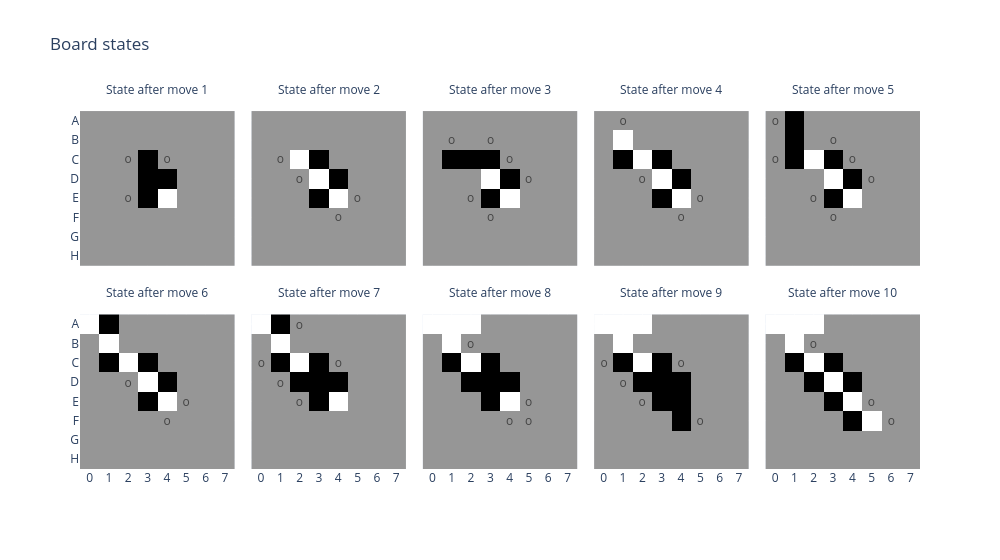

Write notebook code for a chart like this one.
### Markdown cell above
Let's use the same function to plot the first 10 board states, and check that the predictions shown above make sense given the board state at that time. We'll use a helper method `OthelloBoardState` to track the board state after each move.

### Code cell
board_states = t.zeros((10, 8, 8), dtype=t.int32)
legal_moves = t.zeros((10, 8, 8), dtype=t.int32)

board = utils.OthelloBoardState()
for i, token_id in enumerate(sample_input.squeeze()):
    # board.umpire takes a square index (i.e. from 0 to 63) and makes a move on the board
    board.umpire(utils.id_to_square(token_id))

    # board.state gives us the 8x8 numpy array of 0 (blank), -1 (black), 1 (white)
    board_states[i] = t.from_numpy(board.state)

    # board.get_valid_moves() gives us a list of the indices of squares that are legal to play next
    legal_moves[i].flatten()[board.get_valid_moves()] = 1

# Turn `legal_moves` into strings, with "o" where the move is legal and empty string where illegal
legal_moves_annotation = np.where(to_numpy(legal_moves), "o", "").tolist()

utils.plot_board_values(
    board_states,
    title="Board states",
    width=1000,
    boards_per_row=5,
    board_titles=[f"State after move {i}" for i in range(1, 11)],
    text=legal_moves_annotation,
)

### Figure 1 — Plotly figure (JSON) as saved in the notebook; plotly's stock layout.template omitted (floating-point values rounded to 4 significant figures)
{"data": [{"coloraxis": "coloraxis", "hovertemplate": "x: %{x}<br>y: %{y}<br>color: %{z}<extra></extra>", "name": "0", "text": [["", "", "", "", "", "", "", ""], ["", "", "", "", "", "", "", ""], ["", "", "o", "", "o", "", "", ""], ["", "", "", "", "", "", "", ""], ["", "", "o", "", "", "", "", ""], ["", "", "", "", "", "", "", ""], ["", "", "", "", "", "", "", ""], ["", "", "", "", "", "", "", ""]], "textfont": {"size": 12}, "texttemplate": "%{text}", "type": "heatmap", "x": ["0", "1", "2", "3", "4", "5", "6", "7"], "xaxis": "x6", "y": ["A", "B", "C", "D", "E", "F", "G", "H"], "yaxis": "y6", "z": [[0, 0, 0, 0, 0, 0, 0, 0], [0, 0, 0, 0, 0, 0, 0, 0], [0, 0, 0, 1, 0, 0, 0, 0], [0, 0, 0, 1, 1, 0, 0, 0], [0, 0, 0, 1, -1, 0, 0, 0], [0, 0, 0, 0, 0, 0, 0, 0], [0, 0, 0, 0, 0, 0, 0, 0], [0, 0, 0, 0, 0, 0, 0, 0]]}, {"coloraxis": "coloraxis", "hovertemplate": "x: %{x}<br>y: %{y}<br>color: %{z}<extra></extra>", "name": "1", "text": [["", "", "", "", "", "", "", ""], ["", "", "", "", "", "", "", ""], ["", "o", "", "", "", "", "", ""], ["", "", "o", "", "", "", "", ""], ["", "", "", "", "", "o", "", ""], ["", "", "", "", "o", "", "", ""], ["", "", "", "", "", "", "", ""], ["", "", "", "", "", "", "", ""]], "textfont": {"size": 12}, "texttemplate": "%{text}", "type": "heatmap", "x": ["0", "1", "2", "3", "4", "5", "6", "7"], "xaxis": "x7", "y": ["A", "B", "C", "D", "E", "F", "G", "H"], "yaxis": "y7", "z": [[0, 0, 0, 0, 0, 0, 0, 0], [0, 0, 0, 0, 0, 0, 0, 0], [0, 0, -1, 1, 0, 0, 0, 0], [0, 0, 0, -1, 1, 0, 0, 0], [0, 0, 0, 1, -1, 0, 0, 0], [0, 0, 0, 0, 0, 0, 0, 0], [0, 0, 0, 0, 0, 0, 0, 0], [0, 0, 0, 0, 0, 0, 0, 0]]}, {"coloraxis": "coloraxis", "hovertemplate": "x: %{x}<br>y: %{y}<br>color: %{z}<extra></extra>", "name": "2", "text": [["", "", "", "", "", "", "", ""], ["", "o", "", "o", "", "", "", ""], ["", "", "", "", "o", "", "", ""], ["", "", "", "", "", "o", "", ""], ["", "", "o", "", "", "", "", ""], ["", "", "", "o", "", "", "", ""], ["", "", "", "", "", "", "", ""], ["", "", "", "", "", "", "", ""]], "textfont": {"size": 12}, "texttemplate": "%{text}", "type": "heatmap", "x": ["0", "1", "2", "3", "4", "5", "6", "7"], "xaxis": "x8", "y": ["A", "B", "C", "D", "E", "F", "G", "H"], "yaxis": "y8", "z": [[0, 0, 0, 0, 0, 0, 0, 0], [0, 0, 0, 0, 0, 0, 0, 0], [0, 1, 1, 1, 0, 0, 0, 0], [0, 0, 0, -1, 1, 0, 0, 0], [0, 0, 0, 1, -1, 0, 0, 0], [0, 0, 0, 0, 0, 0, 0, 0], [0, 0, 0, 0, 0, 0, 0, 0], [0, 0, 0, 0, 0, 0, 0, 0]]}, {"coloraxis": "coloraxis", "hovertemplate": "x: %{x}<br>y: %{y}<br>color: %{z}<extra></extra>", "name": "3", "text": [["", "o", "", "", "", "", "", ""], ["", "", "", "", "", "", "", ""], ["", "", "", "", "", "", "", ""], ["", "", "o", "", "", "", "", ""], ["", "", "", "", "", "o", "", ""], ["", "", "", "", "o", "", "", ""], ["", "", "", "", "", "", "", ""], ["", "", "", "", "", "", "", ""]], "textfont": {"size": 12}, "texttemplate": "%{text}", "type": "heatmap", "x": ["0", "1", "2", "3", "4", "5", "6", "7"], "xaxis": "x9", "y": ["A", "B", "C", "D", "E", "F", "G", "H"], "yaxis": "y9", "z": [[0, 0, 0, 0, 0, 0, 0, 0], [0, -1, 0, 0, 0, 0, 0, 0], [0, 1, -1, 1, 0, 0, 0, 0], [0, 0, 0, -1, 1, 0, 0, 0], [0, 0, 0, 1, -1, 0, 0, 0], [0, 0, 0, 0, 0, 0, 0, 0], [0, 0, 0, 0, 0, 0, 0, 0], [0, 0, 0, 0, 0, 0, 0, 0]]}, {"coloraxis": "coloraxis", "hovertemplate": "x: %{x}<br>y: %{y}<br>color: %{z}<extra></extra>", "name": "4", "text": [["o", "", "", "", "", "", "", ""], ["", "", "", "o", "", "", "", ""], ["o", "", "", "", "o", "", "", ""], ["", "", "", "", "", "o", "", ""], ["", "", "o", "", "", "", "", ""], ["", "", "", "o", "", "", "", ""], ["", "", "", "", "", "", "", ""], ["", "", "", "", "", "", "", ""]], "textfont": {"size": 12}, "texttemplate": "%{text}", "type": "heatmap", "x": ["0", "1", "2", "3", "4", "5", "6", "7"], "xaxis": "x10", "y": ["A", "B", "C", "D", "E", "F", "G", "H"], "yaxis": "y10", "z": [[0, 1, 0, 0, 0, 0, 0, 0], [0, 1, 0, 0, 0, 0, 0, 0], [0, 1, -1, 1, 0, 0, 0, 0], [0, 0, 0, -1, 1, 0, 0, 0], [0, 0, 0, 1, -1, 0, 0, 0], [0, 0, 0, 0, 0, 0, 0, 0], [0, 0, 0, 0, 0, 0, 0, 0], [0, 0, 0, 0, 0, 0, 0, 0]]}, {"coloraxis": "coloraxis", "hovertemplate": "x: %{x}<br>y: %{y}<br>color: %{z}<extra></extra>", "name": "5", "text": [["", "", "", "", "", "", "", ""], ["", "", "", "", "", "", "", ""], ["", "", "", "", "", "", "", ""], ["", "", "o", "", "", "", "", ""], ["", "", "", "", "", "o", "", ""], ["", "", "", "", "o", "", "", ""], ["", "", "", "", "", "", "", ""], ["", "", "", "", "", "", "", ""]], "textfont": {"size": 12}, "texttemplate": "%{text}", "type": "heatmap", "x": ["0", "1", "2", "3", "4", "5", "6", "7"], "xaxis": "x", "y": ["A", "B", "C", "D", "E", "F", "G", "H"], "yaxis": "y", "z": [[-1, 1, 0, 0, 0, 0, 0, 0], [0, -1, 0, 0, 0, 0, 0, 0], [0, 1, -1, 1, 0, 0, 0, 0], [0, 0, 0, -1, 1, 0, 0, 0], [0, 0, 0, 1, -1, 0, 0, 0], [0, 0, 0, 0, 0, 0, 0, 0], [0, 0, 0, 0, 0, 0, 0, 0], [0, 0, 0, 0, 0, 0, 0, 0]]}, {"coloraxis": "coloraxis", "hovertemplate": "x: %{x}<br>y: %{y}<br>color: %{z}<extra></extra>", "name": "6", "text": [["", "", "o", "", "", "", "", ""], ["", "", "", "", "", "", "", ""], ["o", "", "", "", "o", "", "", ""], ["", "o", "", "", "", "", "", ""], ["", "", "o", "", "", "", "", ""], ["", "", "", "", "", "", "", ""], ["", "", "", "", "", "", "", ""], ["", "", "", "", "", "", "", ""]], "textfont": {"size": 12}, "texttemplate": "%{text}", "type": "heatmap", "x": ["0", "1", "2", "3", "4", "5", "6", "7"], "xaxis": "x2", "y": ["A", "B", "C", "D", "E", "F", "G", "H"], "yaxis": "y2", "z": [[-1, 1, 0, 0, 0, 0, 0, 0], [0, -1, 0, 0, 0, 0, 0, 0], [0, 1, -1, 1, 0, 0, 0, 0], [0, 0, 1, 1, 1, 0, 0, 0], [0, 0, 0, 1, -1, 0, 0, 0], [0, 0, 0, 0, 0, 0, 0, 0], [0, 0, 0, 0, 0, 0, 0, 0], [0, 0, 0, 0, 0, 0, 0, 0]]}, {"coloraxis": "coloraxis", "hovertemplate": "x: %{x}<br>y: %{y}<br>color: %{z}<extra></extra>", "name": "7", "text": [["", "", "", "", "", "", "", ""], ["", "", "o", "", "", "", "", ""], ["", "", "", "", "", "", "", ""], ["", "", "", "", "", "", "", ""], ["", "", "", "", "", "o", "", ""], ["", "", "", "", "o", "o", "", ""], ["", "", "", "", "", "", "", ""], ["", "", "", "", "", "", "", ""]], "textfont": {"size": 12}, "texttemplate": "%{text}", "type": "heatmap", "x": ["0", "1", "2", "3", "4", "5", "6", "7"], "xaxis": "x3", "y": ["A", "B", "C", "D", "E", "F", "G", "H"], "yaxis": "y3", "z": [[-1, -1, -1, 0, 0, 0, 0, 0], [0, -1, 0, 0, 0, 0, 0, 0], [0, 1, -1, 1, 0, 0, 0, 0], [0, 0, 1, 1, 1, 0, 0, 0], [0, 0, 0, 1, -1, 0, 0, 0], [0, 0, 0, 0, 0, 0, 0, 0], [0, 0, 0, 0, 0, 0, 0, 0], [0, 0, 0, 0, 0, 0, 0, 0]]}, {"coloraxis": "coloraxis", "hovertemplate": "x: %{x}<br>y: %{y}<br>color: %{z}<extra></extra>", "name": "8", "text": [["", "", "", "", "", "", "", ""], ["", "", "", "", "", "", "", ""], ["o", "", "", "", "o", "", "", ""], ["", "o", "", "", "", "", "", ""], ["", "", "o", "", "", "", "", ""], ["", "", "", "", "", "o", "", ""], ["", "", "", "", "", "", "", ""], ["", "", "", "", "", "", "", ""]], "textfont": {"size": 12}, "texttemplate": "%{text}", "type": "heatmap", "x": ["0", "1", "2", "3", "4", "5", "6", "7"], "xaxis": "x4", "y": ["A", "B", "C", "D", "E", "F", "G", "H"], "yaxis": "y4", "z": [[-1, -1, -1, 0, 0, 0, 0, 0], [0, -1, 0, 0, 0, 0, 0, 0], [0, 1, -1, 1, 0, 0, 0, 0], [0, 0, 1, 1, 1, 0, 0, 0], [0, 0, 0, 1, 1, 0, 0, 0], [0, 0, 0, 0, 1, 0, 0, 0], [0, 0, 0, 0, 0, 0, 0, 0], [0, 0, 0, 0, 0, 0, 0, 0]]}, {"coloraxis": "coloraxis", "hovertemplate": "x: %{x}<br>y: %{y}<br>color: %{z}<extra></extra>", "name": "9", "text": [["", "", "", "", "", "", "", ""], ["", "", "o", "", "", "", "", ""], ["", "", "", "", "", "", "", ""], ["", "", "", "", "", "", "", ""], ["", "", "", "", "", "o", "", ""], ["", "", "", "", "", "", "o", ""], ["", "", "", "", "", "", "", ""], ["", "", "", "", "", "", "", ""]], "textfont": {"size": 12}, "texttemplate": "%{text}", "type": "heatmap", "x": ["0", "1", "2", "3", "4", "5", "6", "7"], "xaxis": "x5", "y": ["A", "B", "C", "D", "E", "F", "G", "H"], "yaxis": "y5", "z": [[-1, -1, -1, 0, 0, 0, 0, 0], [0, -1, 0, 0, 0, 0, 0, 0], [0, 1, -1, 1, 0, 0, 0, 0], [0, 0, 1, -1, 1, 0, 0, 0], [0, 0, 0, 1, -1, 0, 0, 0], [0, 0, 0, 0, 1, -1, 0, 0], [0, 0, 0, 0, 0, 0, 0, 0], [0, 0, 0, 0, 0, 0, 0, 0]]}], "layout": {"annotations": [{"font": {}, "showarrow": false, "text": "State after move 6", "x": 0.092, "xanchor": "center", "xref": "paper", "y": 0.465, "yanchor": "bottom", "yref": "paper"}, {"font": {}, "showarrow": false, "text": "State after move 7", "x": 0.296, "xanchor": "center", "xref": "paper", "y": 0.465, "yanchor": "bottom", "yref": "paper"}, {"font": {}, "showarrow": false, "text": "State after move 8", "x": 0.5, "xanchor": "center", "xref": "paper", "y": 0.465, "yanchor": "bottom", "yref": "paper"}, {"font": {}, "showarrow": false, "text": "State after move 9", "x": 0.704, "xanchor": "center", "xref": "paper", "y": 0.465, "yanchor": "bottom", "yref": "paper"}, {"font": {}, "showarrow": false, "text": "State after move 10", "x": 0.908, "xanchor": "center", "xref": "paper", "y": 0.465, "yanchor": "bottom", "yref": "paper"}, {"font": {}, "showarrow": false, "text": "State after move 1", "x": 0.092, "xanchor": "center", "xref": "paper", "y": 1.0, "yanchor": "bottom", "yref": "paper"}, {"font": {}, "showarrow": false, "text": "State after move 2", "x": 0.296, "xanchor": "center", "xref": "paper", "y": 1.0, "yanchor": "bottom", "yref": "paper"}, {"font": {}, "showarrow": false, "text": "State after move 3", "x": 0.5, "xanchor": "center", "xref": "paper", "y": 1.0, "yanchor": "bottom", "yref": "paper"}, {"font": {}, "showarrow": false, "text": "State after move 4", "x": 0.704, "xanchor": "center", "xref": "paper", "y": 1.0, "yanchor": "bottom", "yref": "paper"}, {"font": {}, "showarrow": false, "text": "State after move 5", "x": 0.908, "xanchor": "center", "xref": "paper", "y": 1.0, "yanchor": "bottom", "yref": "paper"}], "coloraxis": {"colorscale": [[0, "rgb(255,255,255)"], [0.125, "rgb(240,240,240)"], [0.25, "rgb(217,217,217)"], [0.375, "rgb(189,189,189)"], [0.5, "rgb(150,150,150)"], [0.625, "rgb(115,115,115)"], [0.75, "rgb(82,82,82)"], [0.875, "rgb(37,37,37)"], [1, "rgb(0,0,0)"]], "showscale": false}, "title": {"text": "Board states"}, "width": 1000, "xaxis": {"anchor": "y", "constrain": "domain", "domain": [0, 0.184], "scaleanchor": "y"}, "xaxis10": {"anchor": "y10", "domain": [0.816, 1], "matches": "x", "showticklabels": false}, "xaxis2": {"anchor": "y2", "domain": [0.204, 0.388], "matches": "x"}, "xaxis3": {"anchor": "y3", "domain": [0.408, 0.592], "matches": "x"}, "xaxis4": {"anchor": "y4", "domain": [0.612, 0.796], "matches": "x"}, "xaxis5": {"anchor": "y5", "domain": [0.816, 1], "matches": "x"}, "xaxis6": {"anchor": "y6", "domain": [0, 0.184], "matches": "x", "showticklabels": false}, "xaxis7": {"anchor": "y7", "domain": [0.204, 0.388], "matches": "x", "showticklabels": false}, "xaxis8": {"anchor": "y8", "domain": [0.408, 0.592], "matches": "x", "showticklabels": false}, "xaxis9": {"anchor": "y9", "domain": [0.612, 0.796], "matches": "x", "showticklabels": false}, "yaxis": {"anchor": "x", "autorange": "reversed", "constrain": "domain", "domain": [0, 0.465]}, "yaxis10": {"anchor": "x10", "domain": [0.535, 1.0], "matches": "y", "showticklabels": false}, "yaxis2": {"anchor": "x2", "domain": [0, 0.465], "matches": "y", "showticklabels": false}, "yaxis3": {"anchor": "x3", "domain": [0, 0.465], "matches": "y", "showticklabels": false}, "yaxis4": {"anchor": "x4", "domain": [0, 0.465], "matches": "y", "showticklabels": false}, "yaxis5": {"anchor": "x5", "domain": [0, 0.465], "matches": "y", "showticklabels": false}, "yaxis6": {"anchor": "x6", "domain": [0.535, 1.0], "matches": "y"}, "yaxis7": {"anchor": "x7", "domain": [0.535, 1.0], "matches": "y", "showticklabels": false}, "yaxis8": {"anchor": "x8", "domain": [0.535, 1.0], "matches": "y", "showticklabels": false}, "yaxis9": {"anchor": "x9", "domain": [0.535, 1.0], "matches": "y", "showticklabels": false}}}
